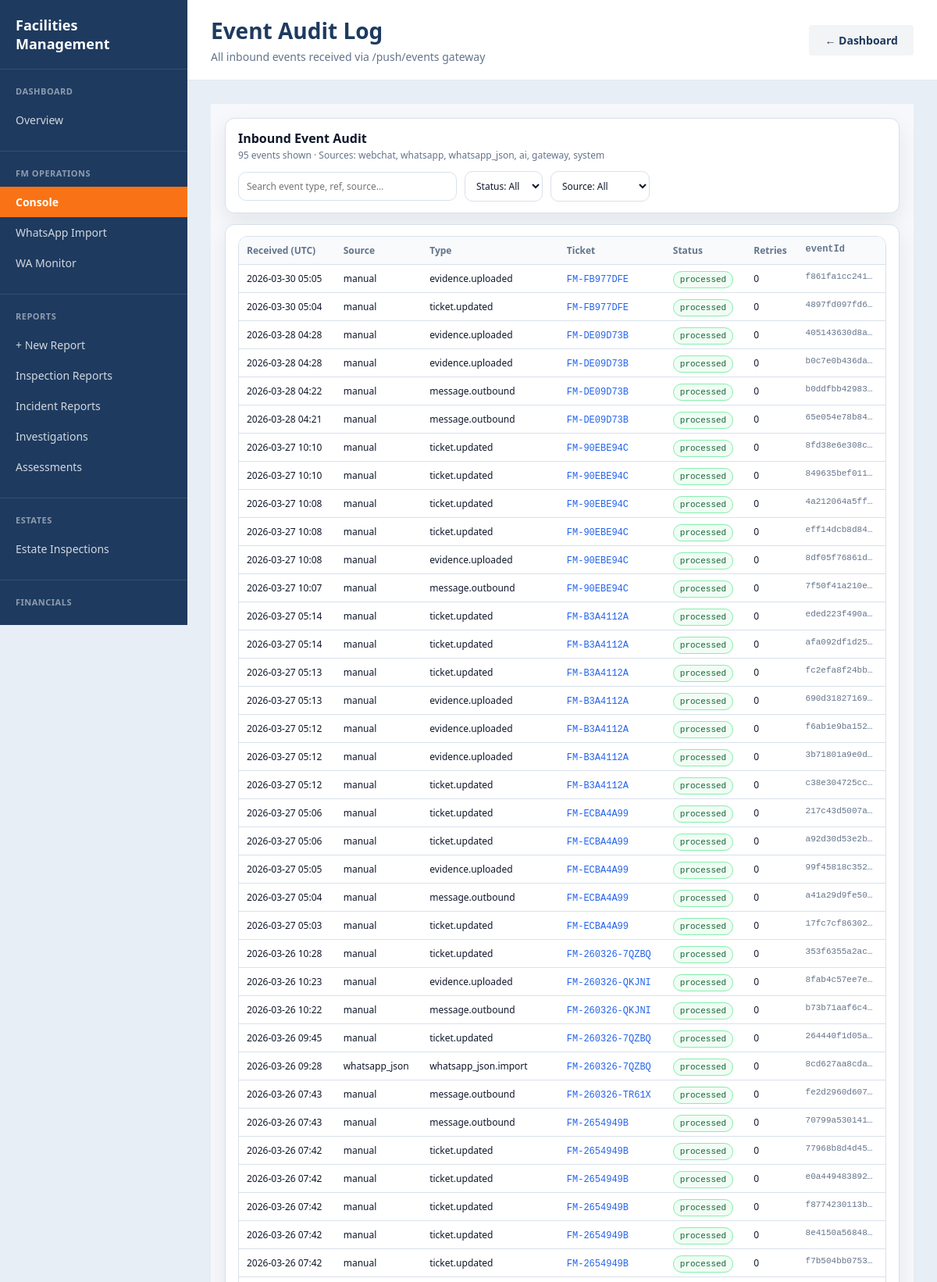
The page /fm/events (upper part) on the database its author committed.
### tables this page shows
CREATE TABLE fm_inbound_events (
    id          INTEGER PRIMARY KEY AUTOINCREMENT,
    event_id    TEXT UNIQUE NOT NULL,          -- SHA256 dedup key or provided eventId
    source      TEXT NOT NULL DEFAULT 'webchat'
                    CHECK(source IN ('webchat','whatsapp','whatsapp_json','ai','gateway','system','manual')),
    event_type  TEXT NOT NULL,                 -- message.inbound, draft.generated, ticket.created, etc.
    ticket_ref  TEXT,                          -- NULL if not yet resolved to a ticket
    payload_json TEXT,                         -- Raw inbound payload for audit
    status      TEXT NOT NULL DEFAULT 'queued'
                    CHECK(status IN ('queued','processed','duplicate','error','retry')),
    retry_count INTEGER DEFAULT 0,
    received_at TIMESTAMP DEFAULT CURRENT_TIMESTAMP,
    processed_at TIMESTAMP,
    FOREIGN KEY (ticket_ref) REFERENCES fm_tickets(ref)
);

### app.py (the view)
@app.route('/fm/events')
def fm_events_page():
    conn = fm_get_db()
    events = [dict(r) for r in conn.execute(
        "SELECT * FROM fm_inbound_events ORDER BY received_at DESC LIMIT 200"
    ).fetchall()]
    conn.close()
    return render_template('fm/events.html', events=events, active_nav='fm_dashboard')

### app.py (called while the page is built)
def fm_get_db():
    conn = sqlite3.connect(ENGINE_DB_PATH)
    conn.row_factory = sqlite3.Row
    conn.execute("PRAGMA foreign_keys = ON")
    return conn

### templates/fm/events.html (shortened to what this page needs)
{% extends 'layouts/app.html' %}
{% block extra_styles %}
<link rel="stylesheet" href="{{ url_for('static', filename='css/pages/fm.css') }}">
{% endblock %}
{% block sidebar %}
    {% set active_nav = 'fm_dashboard' %}
    {% include 'components/sidebar.html' %}
{% endblock %}
{% block topbar %}
<div class="topbar-title">
    <h1>Event Audit Log</h1>
    <p>All inbound events received via /push/events gateway</p>
</div>
<div class="topbar-actions">
    <a href="/fm/dashboard" class="btn btn-secondary">← Dashboard</a>
</div>
{% endblock %}
{% block content %}
<div class="fm-app">
    <div class="fm-topbar">
        <div>
            <h1>Inbound Event Audit</h1>
            <div class="fm-meta">{{ events|length }} events shown · Sources: webchat, whatsapp, whatsapp_json, ai, gateway, system</div>
        </div>
        <div class="fm-topbar-right">
            <input class="fm-input fm-search" id="ev-search" placeholder="Search event type, ref, source…" />
            <select class="fm-select" id="ev-filter-status" onchange="filterEvents()">
                <option value="">Status: All</option>
            </select>
            <select class="fm-select" id="ev-filter-source" onchange="filterEvents()">
                <option value="">Source: All</option>
            </select>
        </div>
    </div>
    <div class="fm-card">
        <div class="fm-table-wrap" style="max-height:none">
            <table class="fm-table">
                <thead>
                    <tr>
                        <th>Received (UTC)</th>
                        <th>Source</th>
                        <th>Type</th>
                        <th>Ticket</th>
                        <th>Status</th>
                        <th>Retries</th>
                        <th class="fm-mono">eventId</th>
                    </tr>
                </thead>
                <tbody id="ev-tbody">
                    {% if events %}
                        {% for ev in events %}
                        <tr class="ev-row"
                            data-source="{{ ev.source }}"
                            data-status="{{ ev.status }}"
                            data-text="{{ ev.event_type }} {{ ev.ticket_ref or '' }} {{ ev.source }}">
                            <td>{{ ev.received_at[:16] }}</td>
                            <td>{{ ev.source }}</td>
                            <td>{{ ev.event_type }}</td>
                            <td>
                                {% if ev.ticket_ref %}
                                <a href="/fm/ticket/{{ ev.ticket_ref }}"
                                   class="fm-mono"
                                   style="color:var(--accent);text-decoration:none">
                                   {{ ev.ticket_ref }}
                                </a>
                                {% else %}—{% endif %}
                            </td>
                            <td>
                                <span class="fm-badge
                                    {%- if ev.status == 'processed' %} good
                                    {%- elif ev.status == 'error' %} bad
                                    {%- elif ev.status == 'duplicate' %} info
                                    {%- else %} warn
                                    {%- endif %}">{{ ev.status }}</span>
                            </td>
                            <td>{{ ev.retry_count or 0 }}</td>
                            <td class="fm-mono" style="color:var(--muted2);font-size:11px">
                                {{ ev.event_id[:12] }}…
                            </td>
                        </tr>
                        {% endfor %}
                    {% else %}
                        <tr><td colspan="7" style="text-align:center;padding:32px;color:var(--muted2)">
                            No events yet. Send a POST to /push/events to get started.
                        </td></tr>
                    {% endif %}
                </tbody>
            </table>
        </div>
    </div>
</div>
{% endblock %}

### static/css/base.css (style rules this page uses)
:root { --navy: #1e3a5f; --orange: #f97316; --white: #ffffff; --gray: #f3f4f6; --border: #e5e7eb; --sidebar-width: 240px; }
* { box-sizing: border-box; margin: 0; padding: 0; }
body { font-family: 'Segoe UI', Arial, sans-serif; background: #e8eef5; color: #1e293b; }
.topbar-title h1 { font-size: 28px; color: var(--navy); margin-bottom: 5px; }
.topbar-title p { font-size: 14px; color: #64748b; }
.topbar-actions { display: flex; gap: 10px; }
.btn { padding: 10px 20px; border: none; border-radius: 4px; cursor: pointer; font-weight: 600; font-size: 14px; text-decoration: none; display: inline-flex; align-items: center; gap: 8px; transition: all 0.2s; }
.btn-secondary { background: var(--gray); color: var(--navy); }

### static/css/pages/fm.css (style rules this page uses)
.fm-app { --bg: #f6f8fb; --panel: #ffffff; --line: #d9e1ec; --text: #0f172a; --muted: #475569; --muted2: #64748b; --accent: #2563eb; --good: #16a34a; --warn: #d97706; --bad: #dc2626; --chip: #eef2ff; --shadow: 0 10px 26px rgba(15,23,42,.08); --radius: 12px; --mono: ui-monospace, SFMono-Regular, Menlo, Monaco, Consolas, "Courier New", monospace; --sans: ui-sans-serif, system-ui, -apple-system, Segoe UI, Roboto, Arial; font-family: var(--sans); color: var(--text); background: var(--bg); padding: 18px 18px 32px 18px; display: flex; flex-direction: column; gap: 14px; }
.fm-topbar { background: var(--panel); border: 1px solid var(--line); border-radius: var(--radius); box-shadow: var(--shadow); padding: 14px 16px; display: flex; align-items: center; justify-content: space-between; gap: 12px; flex-wrap: wrap; }
.fm-topbar h1 { margin: 0; font-size: 16px; font-weight: 700; }
.fm-topbar .fm-meta { font-size: 12px; color: var(--muted2); margin-top: 2px; }
.fm-topbar-right { display: flex; align-items: center; gap: 10px; flex-wrap: wrap; justify-content: flex-end; }
.fm-card { background: var(--panel); border: 1px solid var(--line); border-radius: var(--radius); box-shadow: var(--shadow); padding: 14px 16px; }
.fm-badge { font-family: var(--mono); font-size: 11px; padding: 4px 8px; border-radius: 999px; border: 1px solid var(--line); color: var(--muted); background: #fff; white-space: nowrap; }
.fm-badge.good { border-color: #86efac; background: #f0fdf4; color: #166534; }
.fm-input, .fm-select { border: 1px solid var(--line); border-radius: 10px; padding: 9px 10px; font-size: 12px; background: #fff; color: var(--text); outline: none; font-family: var(--sans); transition: border-color .15s; }
.fm-search { width: 280px; max-width: 46vw; }
.fm-table-wrap { border: 1px solid var(--line); border-radius: 12px; overflow: hidden; background: #fff; max-height: 240px; overflow-y: auto; }
.fm-table { width: 100%; border-collapse: separate; border-spacing: 0; font-size: 12px; }
.fm-table th, .fm-table td { text-align: left; padding: 9px 10px; border-bottom: 1px solid var(--line); vertical-align: top; }
.fm-table th { font-size: 12px; color: var(--muted2); background: #f8fafc; position: sticky; top: 0; z-index: 1; }
.fm-mono { font-family: var(--mono); }

### rows shown on the page
fm_inbound_events: received_at "2026-03-30 05:05", source "manual", event_type "evidence.uploaded", ticket_ref "FM-FB977DFE", status "processed", retry_count "0", event_id "f861fa1cc241"
fm_inbound_events: received_at "2026-03-30 05:04", source "manual", event_type "ticket.updated", ticket_ref "FM-FB977DFE", status "processed", retry_count "0", event_id "4897fd097fd6"
fm_inbound_events: received_at "2026-03-28 04:28", source "manual", event_type "evidence.uploaded", ticket_ref "FM-DE09D73B", status "processed", retry_count "0", event_id "405143630d8a"
fm_inbound_events: received_at "2026-03-28 04:28", source "manual", event_type "evidence.uploaded", ticket_ref "FM-DE09D73B", status "processed", retry_count "0", event_id "b0c7e0b436da"
fm_inbound_events: received_at "2026-03-28 04:22", source "manual", event_type "message.outbound", ticket_ref "FM-DE09D73B", status "processed", retry_count "0", event_id "b0ddfbb42983"
fm_inbound_events: received_at "2026-03-28 04:21", source "manual", event_type "message.outbound", ticket_ref "FM-DE09D73B", status "processed", retry_count "0", event_id "65e054e78b84"
fm_inbound_events: received_at "2026-03-27 10:10", source "manual", event_type "ticket.updated", ticket_ref "FM-90EBE94C", status "processed", retry_count "0", event_id "8fd38e6e308c"
fm_inbound_events: received_at "2026-03-27 10:10", source "manual", event_type "ticket.updated", ticket_ref "FM-90EBE94C", status "processed", retry_count "0", event_id "849635bef011"
fm_inbound_events: received_at "2026-03-27 10:08", source "manual", event_type "ticket.updated", ticket_ref "FM-90EBE94C", status "processed", retry_count "0", event_id "4a212064a5ff"
fm_inbound_events: received_at "2026-03-27 10:08", source "manual", event_type "ticket.updated", ticket_ref "FM-90EBE94C", status "processed", retry_count "0", event_id "eff14dcb8d84"
fm_inbound_events: received_at "2026-03-27 10:08", source "manual", event_type "evidence.uploaded", ticket_ref "FM-90EBE94C", status "processed", retry_count "0", event_id "8df05f76861d"
fm_inbound_events: received_at "2026-03-27 10:07", source "manual", event_type "message.outbound", ticket_ref "FM-90EBE94C", status "processed", retry_count "0", event_id "7f50f41a210e"
fm_inbound_events: received_at "2026-03-27 05:14", source "manual", event_type "ticket.updated", ticket_ref "FM-B3A4112A", status "processed", retry_count "0", event_id "eded223f490a"
fm_inbound_events: received_at "2026-03-27 05:14", source "manual", event_type "ticket.updated", ticket_ref "FM-B3A4112A", status "processed", retry_count "0", event_id "afa092df1d25"
fm_inbound_events: received_at "2026-03-27 05:13", source "manual", event_type "ticket.updated", ticket_ref "FM-B3A4112A", status "processed", retry_count "0", event_id "fc2efa8f24bb"
fm_inbound_events: received_at "2026-03-27 05:13", source "manual", event_type "evidence.uploaded", ticket_ref "FM-B3A4112A", status "processed", retry_count "0", event_id "690d31827169"
fm_inbound_events: received_at "2026-03-27 05:12", source "manual", event_type "evidence.uploaded", ticket_ref "FM-B3A4112A", status "processed", retry_count "0", event_id "f6ab1e9ba152"
fm_inbound_events: received_at "2026-03-27 05:12", source "manual", event_type "evidence.uploaded", ticket_ref "FM-B3A4112A", status "processed", retry_count "0", event_id "3b71801a9e0d"
fm_inbound_events: received_at "2026-03-27 05:12", source "manual", event_type "ticket.updated", ticket_ref "FM-B3A4112A", status "processed", retry_count "0", event_id "c38e304725cc"
fm_inbound_events: received_at "2026-03-27 05:06", source "manual", event_type "ticket.updated", ticket_ref "FM-ECBA4A99", status "processed", retry_count "0", event_id "217c43d5007a"
fm_inbound_events: received_at "2026-03-27 05:06", source "manual", event_type "ticket.updated", ticket_ref "FM-ECBA4A99", status "processed", retry_count "0", event_id "a92d30d53e2b"
fm_inbound_events: received_at "2026-03-27 05:05", source "manual", event_type "evidence.uploaded", ticket_ref "FM-ECBA4A99", status "processed", retry_count "0", event_id "99f45818c352"
fm_inbound_events: received_at "2026-03-27 05:04", source "manual", event_type "message.outbound", ticket_ref "FM-ECBA4A99", status "processed", retry_count "0", event_id "a41a29d9fe50"
fm_inbound_events: received_at "2026-03-27 05:03", source "manual", event_type "ticket.updated", ticket_ref "FM-ECBA4A99", status "processed", retry_count "0", event_id "17fc7cf86302"
fm_inbound_events: received_at "2026-03-26 10:28", source "manual", event_type "ticket.updated", ticket_ref "FM-260326-7QZBQ", status "processed", retry_count "0", event_id "353f6355a2ac"
fm_inbound_events: received_at "2026-03-26 10:23", source "manual", event_type "evidence.uploaded", ticket_ref "FM-260326-QKJNI", status "processed", retry_count "0", event_id "8fab4c57ee7e"
fm_inbound_events: received_at "2026-03-26 10:22", source "manual", event_type "message.outbound", ticket_ref "FM-260326-QKJNI", status "processed", retry_count "0", event_id "b73b71aaf6c4"
fm_inbound_events: received_at "2026-03-26 09:45", source "manual", event_type "ticket.updated", ticket_ref "FM-260326-7QZBQ", status "processed", retry_count "0", event_id "264440f1d05a"
fm_inbound_events: received_at "2026-03-26 09:28", source "whatsapp_json", event_type "whatsapp_json.import", ticket_ref "FM-260326-7QZBQ", status "processed", retry_count "0", event_id "8cd627aa8cda"
fm_inbound_events: received_at "2026-03-26 07:43", source "manual", event_type "message.outbound", ticket_ref "FM-260326-TR61X", status "processed", retry_count "0", event_id "fe2d2960d607"
fm_inbound_events: received_at "2026-03-26 07:43", source "manual", event_type "message.outbound", ticket_ref "FM-2654949B", status "processed", retry_count "0", event_id "70799a530141"
fm_inbound_events: received_at "2026-03-26 07:42", source "manual", event_type "ticket.updated", ticket_ref "FM-2654949B", status "processed", retry_count "0", event_id "77968b8d4d45"
fm_inbound_events: received_at "2026-03-26 07:42", source "manual", event_type "ticket.updated", ticket_ref "FM-2654949B", status "processed", retry_count "0", event_id "e0a449483892"
fm_inbound_events: received_at "2026-03-26 07:42", source "manual", event_type "ticket.updated", ticket_ref "FM-2654949B", status "processed", retry_count "0", event_id "f8774230113b"
fm_inbound_events: received_at "2026-03-26 07:42", source "manual", event_type "ticket.updated", ticket_ref "FM-2654949B", status "processed", retry_count "0", event_id "8e4150a56848"
fm_inbound_events: received_at "2026-03-26 07:42", source "manual", event_type "ticket.updated", ticket_ref "FM-2654949B", status "processed", retry_count "0", event_id "f7b504bb0753"

### other values the page prints
{{ events|length }} "95"
